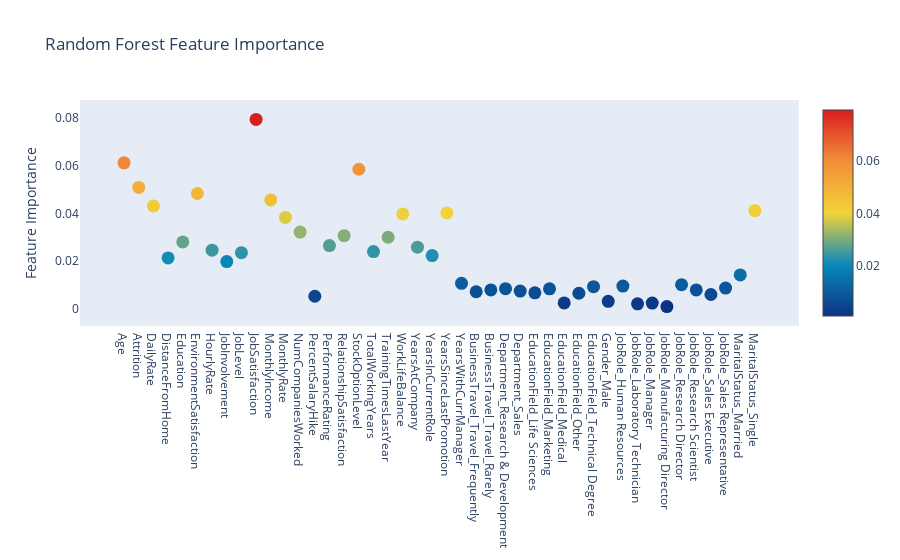

Source (notebook cell):
### Code cell
# Scatter plot 
trace = go.Scatter(
    y = rf_clf.feature_importances_,
    x = df.columns.values,
    mode = 'markers',
    marker = dict(
        sizemode = 'diameter',
        sizeref = 1,
        size = 13,
        #size= rf.feature_importances_,
        #color = np.random.randn(500), #set color equal to a variable
        color = rf_clf.feature_importances_,
        colorscale = 'Portland',
        showscale = True
    ),
    text = df.columns.values
)
data = [trace]

layout = go.Layout(
    autosize = True,
    title = 'Random Forest Feature Importance',
    hovermode = 'closest',
    xaxis = dict(
        ticklen = 5,
        showgrid = False,
        zeroline = False,
        showline = False
    ),
    yaxis = dict(
        title = 'Feature Importance',
        showgrid = False,
        zeroline = False,
        ticklen = 5,
        gridwidth = 2
    ),
    showlegend = False
)
fig = go.Figure(data = data, layout = layout)
py.iplot(fig, filename = 'scatter_rfclf_02')

### Figure 1 — Plotly figure (JSON) as saved in the notebook; plotly's stock layout.template omitted (floating-point values rounded to 4 significant figures)
{"data": [{"marker": {"color": [0.06121, 0.05087, 0.04309, 0.0213, 0.02805, 0.04834, 0.02458, 0.01978, 0.02353, 0.07941, 0.04563, 0.03829, 0.03215, 0.005241, 0.02651, 0.03067, 0.0585, 0.02398, 0.03, 0.03976, 0.02583, 0.02232, 0.0402, 0.01066, 0.007132, 0.007909, 0.008411, 0.00743, 0.006664, 0.008362, 0.002426, 0.006504, 0.009243, 0.003132, 0.009501, 0.002071, 0.002388, 0.0009144, 0.0101, 0.007891, 0.005977, 0.008685, 0.01419, 0.04117], "colorscale": [[0, "rgb(12,51,131)"], [0.25, "rgb(10,136,186)"], [0.5, "rgb(242,211,56)"], [0.75, "rgb(242,143,56)"], [1, "rgb(217,30,30)"]], "showscale": true, "size": 13, "sizemode": "diameter", "sizeref": 1}, "mode": "markers", "text": ["Age", "Attrition", "DailyRate", "DistanceFromHome", "Education", "EnvironmentSatisfaction", "HourlyRate", "JobInvolvement", "JobLevel", "JobSatisfaction", "MonthlyIncome", "MonthlyRate", "NumCompaniesWorked", "PercentSalaryHike", "PerformanceRating", "RelationshipSatisfaction", "StockOptionLevel", "TotalWorkingYears", "TrainingTimesLastYear", "WorkLifeBalance", "YearsAtCompany", "YearsInCurrentRole", "YearsSinceLastPromotion", "YearsWithCurrManager", "BusinessTravel_Travel_Frequently", "BusinessTravel_Travel_Rarely", "Department_Research & Development", "Department_Sales", "EducationField_Life Sciences", "EducationField_Marketing", "EducationField_Medical", "EducationField_Other", "EducationField_Technical Degree", "Gender_Male", "JobRole_Human Resources", "JobRole_Laboratory Technician", "JobRole_Manager", "JobRole_Manufacturing Director", "JobRole_Research Director", "JobRole_Research Scientist", "JobRole_Sales Executive", "JobRole_Sales Representative", "MaritalStatus_Married", "MaritalStatus_Single", "OverTime_Yes"], "type": "scatter", "x": ["Age", "Attrition", "DailyRate", "DistanceFromHome", "Education", "EnvironmentSatisfaction", "HourlyRate", "JobInvolvement", "JobLevel", "JobSatisfaction", "MonthlyIncome", "MonthlyRate", "NumCompaniesWorked", "PercentSalaryHike", "PerformanceRating", "RelationshipSatisfaction", "StockOptionLevel", "TotalWorkingYears", "TrainingTimesLastYear", "WorkLifeBalance", "YearsAtCompany", "YearsInCurrentRole", "YearsSinceLastPromotion", "YearsWithCurrManager", "BusinessTravel_Travel_Frequently", "BusinessTravel_Travel_Rarely", "Department_Research & Development", "Department_Sales", "EducationField_Life Sciences", "EducationField_Marketing", "EducationField_Medical", "EducationField_Other", "EducationField_Technical Degree", "Gender_Male", "JobRole_Human Resources", "JobRole_Laboratory Technician", "JobRole_Manager", "JobRole_Manufacturing Director", "JobRole_Research Director", "JobRole_Research Scientist", "JobRole_Sales Executive", "JobRole_Sales Representative", "MaritalStatus_Married", "MaritalStatus_Single", "OverTime_Yes"], "y": [0.06121, 0.05087, 0.04309, 0.0213, 0.02805, 0.04834, 0.02458, 0.01978, 0.02353, 0.07941, 0.04563, 0.03829, 0.03215, 0.005241, 0.02651, 0.03067, 0.0585, 0.02398, 0.03, 0.03976, 0.02583, 0.02232, 0.0402, 0.01066, 0.007132, 0.007909, 0.008411, 0.00743, 0.006664, 0.008362, 0.002426, 0.006504, 0.009243, 0.003132, 0.009501, 0.002071, 0.002388, 0.0009144, 0.0101, 0.007891, 0.005977, 0.008685, 0.01419, 0.04117]}], "layout": {"autosize": true, "hovermode": "closest", "showlegend": false, "title": {"text": "Random Forest Feature Importance"}, "xaxis": {"showgrid": false, "showline": false, "ticklen": 5, "zeroline": false}, "yaxis": {"gridwidth": 2, "showgrid": false, "ticklen": 5, "title": {"text": "Feature Importance"}, "zeroline": false}}}
